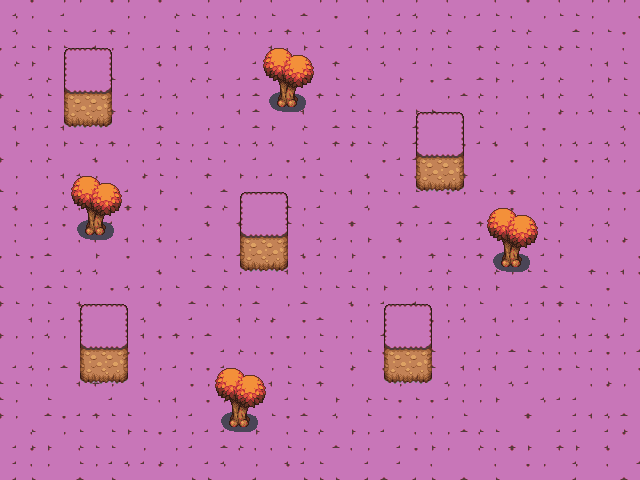

This game map was drawn from its Tiled (.tmx) file and the tilesets committed beside it. A one-line description and the trimmed map source follow:
An orthogonal 40x30 tile map with 16x16 px tiles, 3 tile layers (Background, Terrain, Trees) and 1 object (slimeSpawn).

<map version="1.10" tiledversion="1.10.2" orientation="orthogonal" renderorder="right-down" width="40" height="30" tilewidth="16" tileheight="16" infinite="0" nextlayerid="6" nextobjectid="2">
 <editorsettings>
  <export target="overworld.json" format="json" />
 </editorsettings>
 <tileset firstgid="1" source="tileset.tsx" />
 <layer id="1" name="Background" width="40" height="30">
  <data>[1200 cells, 1200 non-empty, 4 distinct tile ids]</data>
 </layer>
 <layer id="4" name="Terrain" width="40" height="30">
  <data>[1200 cells, 75 non-empty, 15 distinct tile ids]</data>
 </layer>
 <layer id="3" name="Trees" width="40" height="30">
  <data>[1200 cells, 64 non-empty, 16 distinct tile ids]</data>
 </layer>
 <objectgroup id="5" name="Spawns">
  <object id="1" name="slimeSpawn" x="320.802" y="325.815">
   <point />
  </object>
 </objectgroup>
</map>
